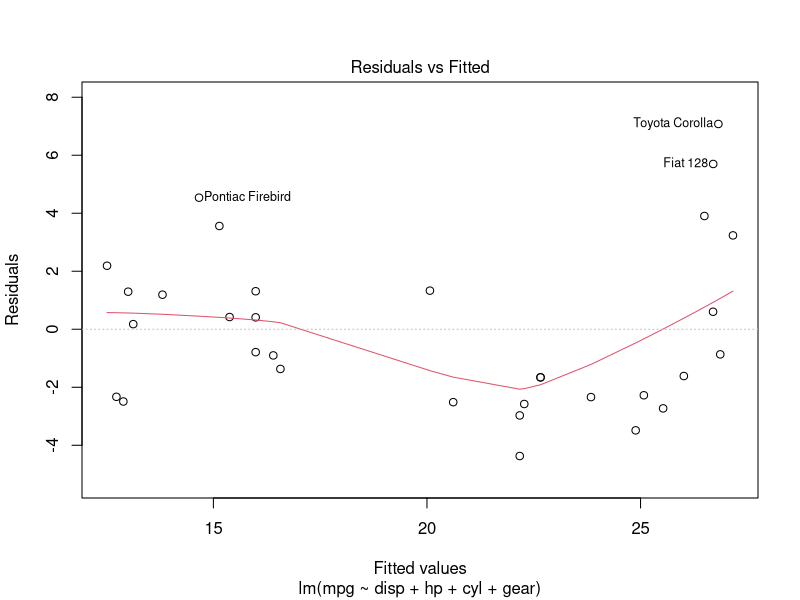
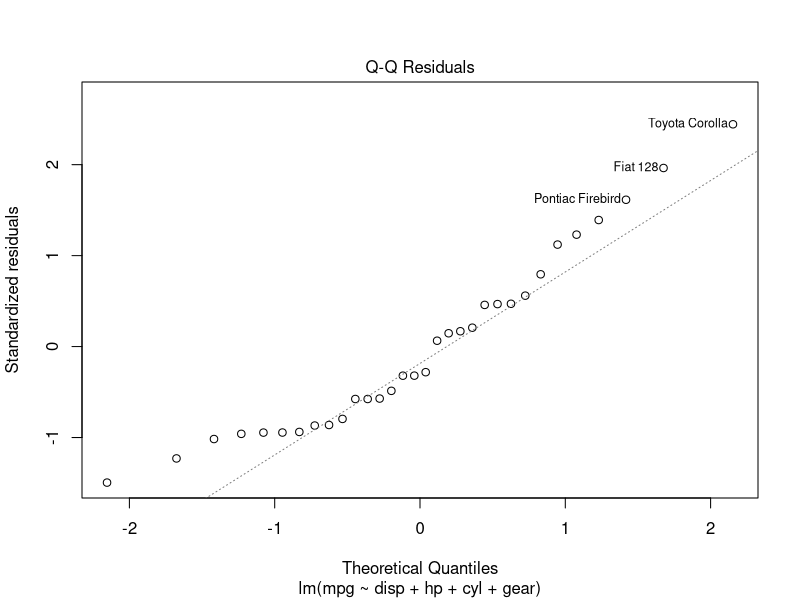
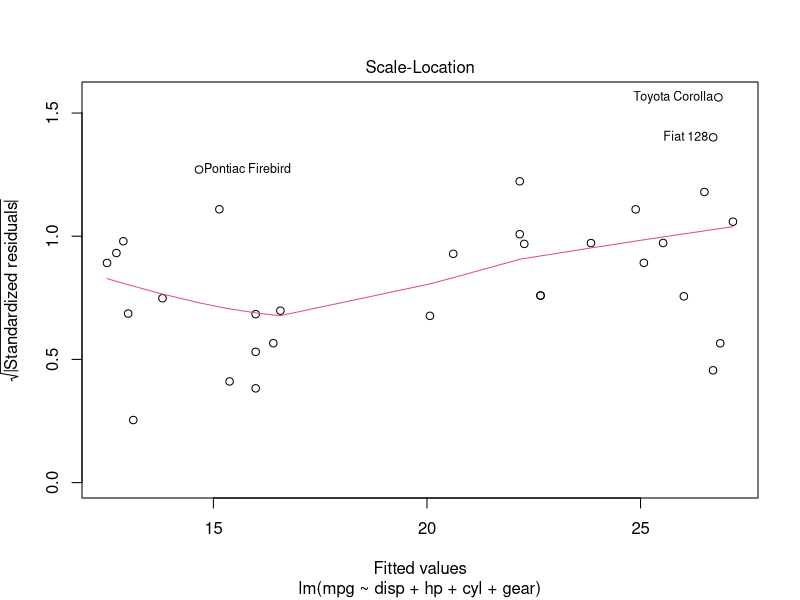
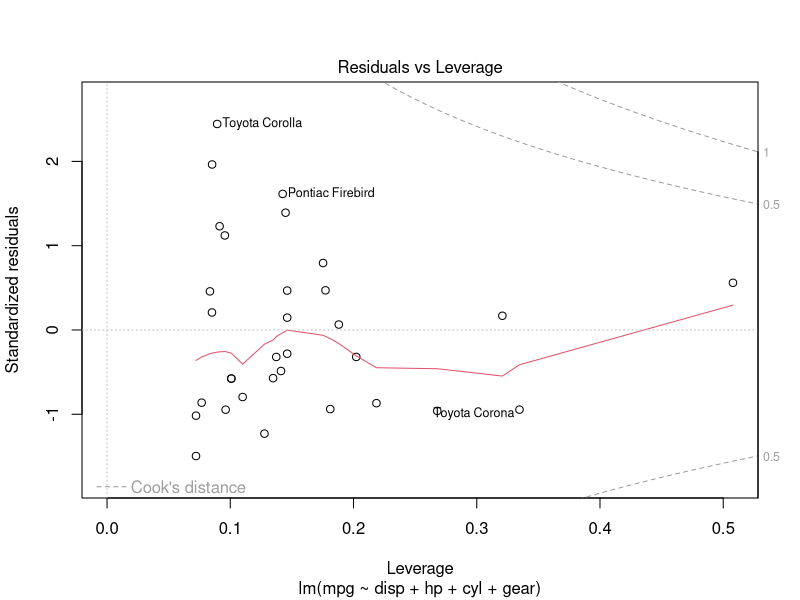

Recreate these plots in R, in order. (Note: this script raises an error after producing the figures.)
#
#
#
#

# use the standard data set mtcars
head(mtcars)
str(mtcars)

m.full <- lm(mpg ~ disp + hp + cyl + gear, data=mtcars)
plot(m.full)
summary(m.full)

#m.no.gear <- lm(mpg ~ disp + hp + cyl, data=mtcars)
#summary(m.no.gear)
#anova(m.full, m.no.gear)
library(corrplot)
summary(m.full)
rquery.cormat(c(2:4,10))

# disp is least significant
m.1 <- lm(mpg ~ hp + cyl + gear, data=mtcars)
summary(m.1)
# does removing this variable significantly reduces the variance explained?
anova(m.full, m.1)
# not significant, so we can exclude it -> check the table m.full

# what is the next least significant variable?
# cyl
m.2 <- lm(mpg ~ hp + gear, data=mtcars)
summary(m.2)
# does removing this variable significantly reduces the variance explained?
anova(m.1, m.2)
# not significant, so we can exclude it -> check summary(m.1) for p value

# what is the next one?
# gear, but it is significant... --> know the drill, check the summary(m.2)
m.3 <- lm(mpg ~ hp , data=mtcars)
summary(m.3)
anova(m.2, m.3)
# do not exclude, the is 'the' significant model
# final model: mpg ~ hp + gear

m.only.cyl <- lm(mpg ~ cyl, data=mtcars)
summary(m.only.cyl)


# lm uses a type III sum of squares
# aov a type I sum of squares
# couple of notes on type I and type III Sum of squares
m.full.1 <- aov(mpg ~ gear + disp  + hp + cyl , data=mtcars)
summary(m.full.1)
m.full.2 <- aov(mpg ~  disp + wt + hp + cyl + gear , data=mtcars)
summary(m.full.2)
# take: avoid aov. DP, use lm(), it is your friend.

# here comes AIC
# Aikaike information criterium for more info: 
# https://www.r-bloggers.com/2018/04/how-do-i-interpret-the-aic/

library(MASS)
step(m.full)



